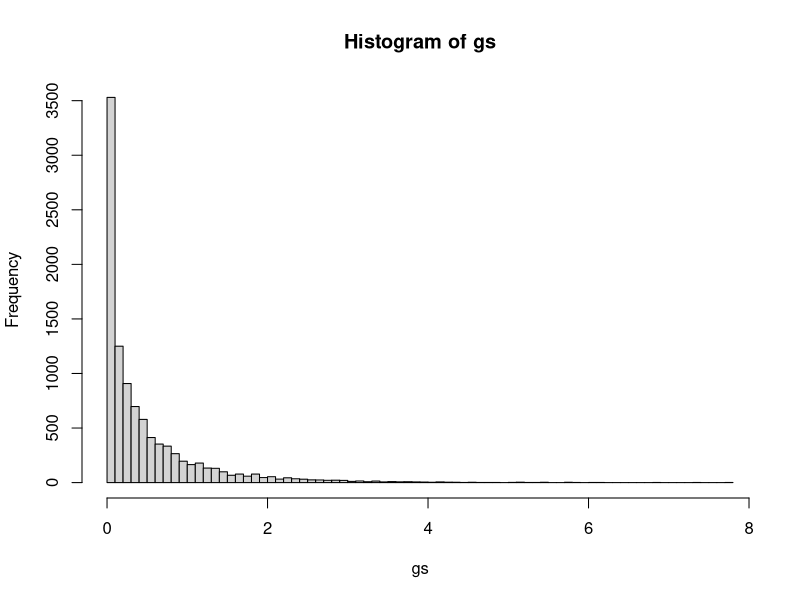
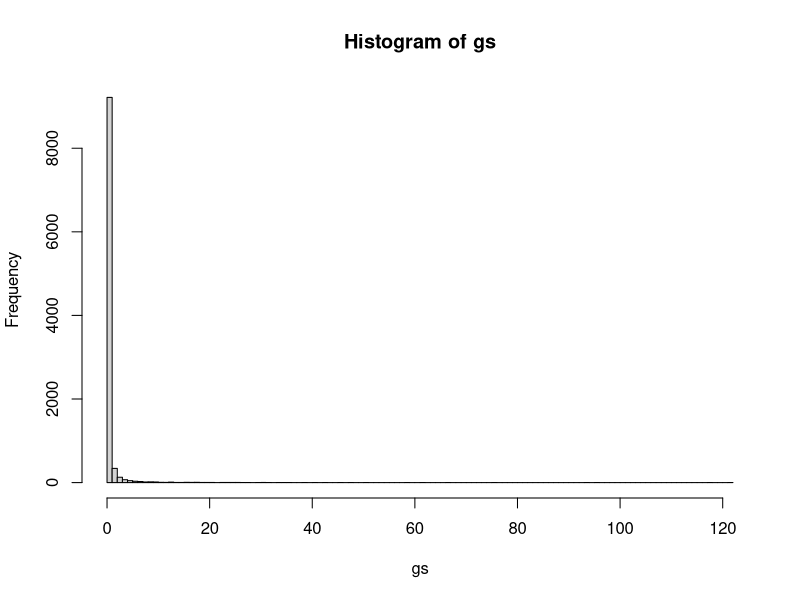
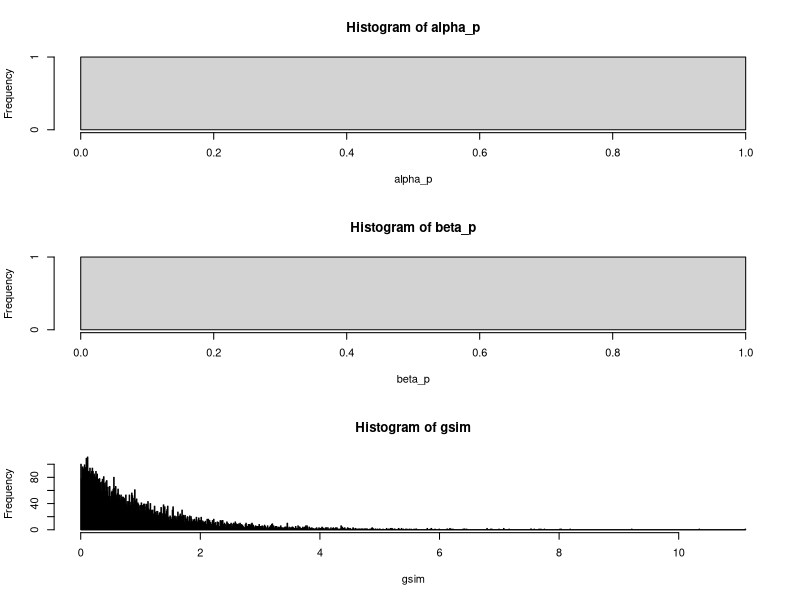

Generate these figures, in order, with R:
gs <- rgamma(10000,0.5,1); hist(gs,breaks = 100)

mu_lam <- rnorm(10000,0.5,0.1)
sig_lam<- runif(10000,0,5)

a_lam <- mu_lam^2 / sig_lam^2
b_lam <- mu_lam / sig_lam^2

gs <- vector()
for (i in 1:10000) {
  gs[i] <- rgamma(1,a_lam[i],b_lam[i])
}
hist(gs,breaks = 100)

#-------------------------------------------------------------------------------
# gamma priors for uR

alpha_p <-rgamma(10000, 1, 0.1)
beta_p <-rgamma(10000,1,0.1)

alpha_p <-exp(dnorm(10000, 0, 1))
beta_p <-exp(dnorm(10000, 0, 1))

gsim <- rgamma(10000,alpha_p,beta_p)

{par(mfrow = c(3,1))
hist(alpha_p, breaks = 100)
hist(beta_p, breaks = 100)
hist(gsim, breaks = 1000)}
